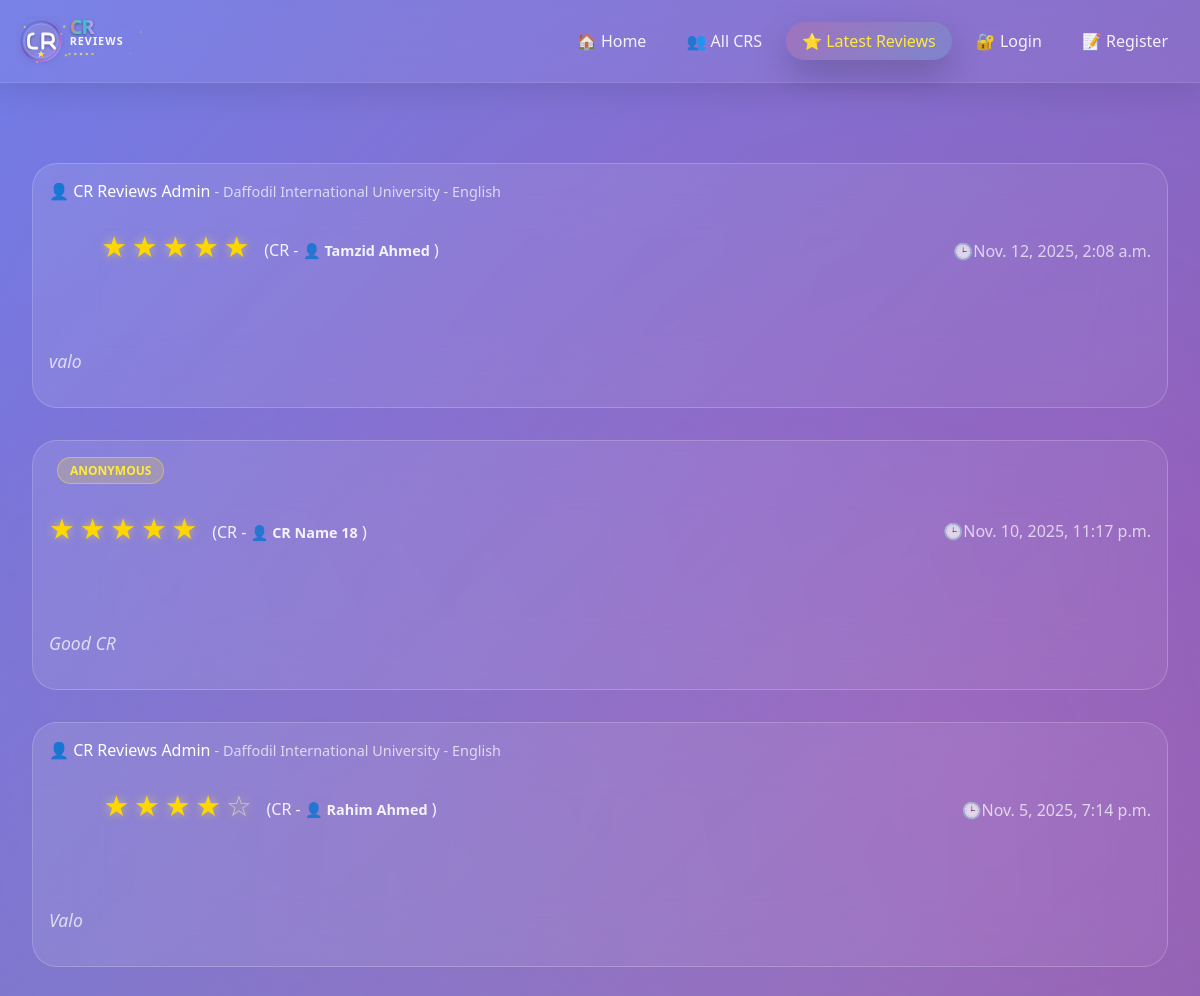
Before: /latest_reviews/ (upper part) with the older database file.
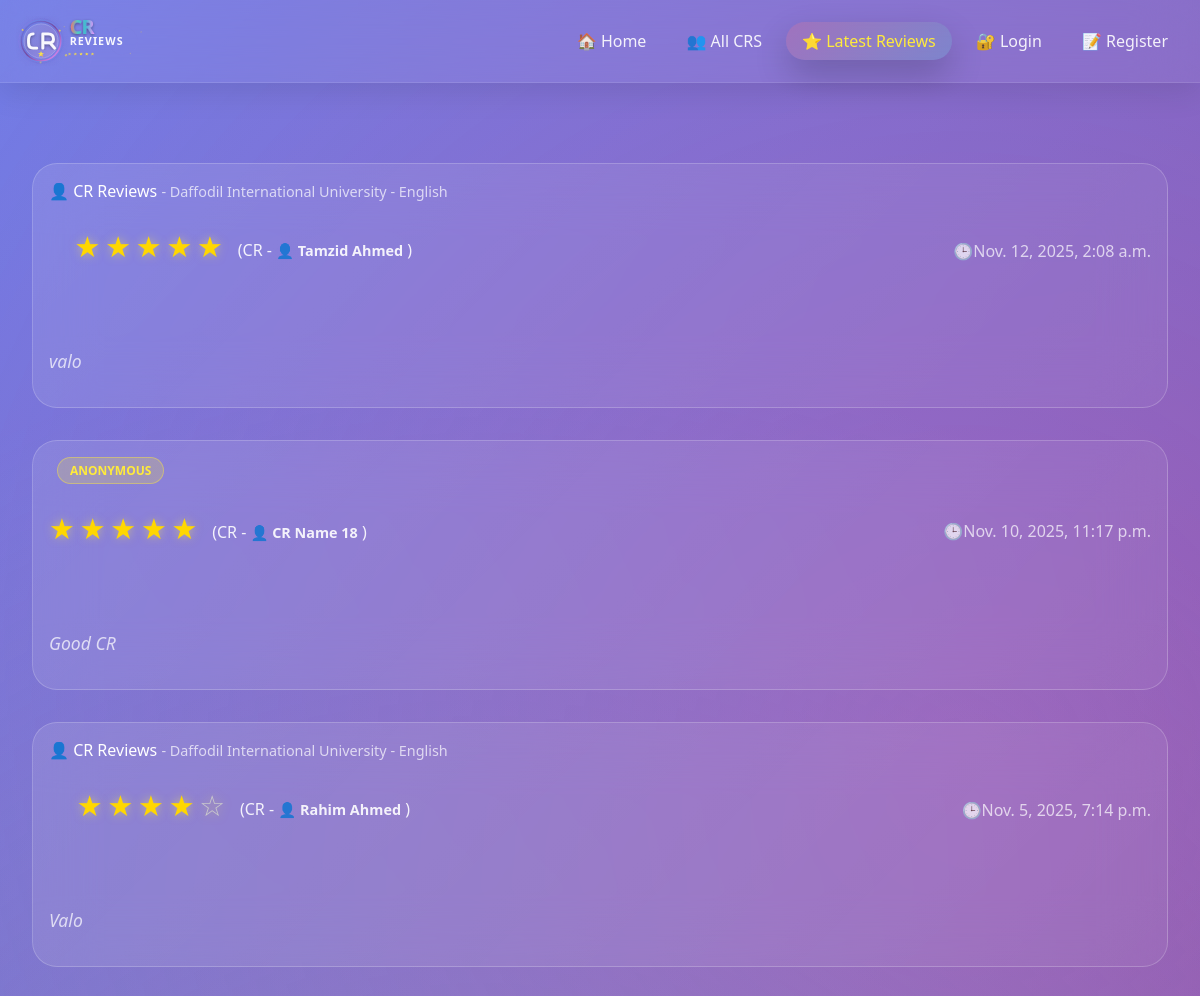
After: the same page with the newer database file.
### cr/models.py (models this page shows, shortened)
class Review(models.Model):
    user = models.ForeignKey('userprofile.User', on_delete=models.CASCADE, related_name='userreviews')
    cr_profile = models.ForeignKey(CrProfile, on_delete=models.CASCADE, related_name='cr_reviews')
    rating = models.PositiveSmallIntegerField()
    description = models.TextField(blank=True, null=True)
    is_anonymous = models.BooleanField(default=False)
    anonymous_name = models.CharField(max_length=100, blank=True, null=True)
    is_approved = models.BooleanField(default=True)  # Auto-approve non-anonymous
    reviewed_by = models.ForeignKey(
        'userprofile.User',
        on_delete=models.SET_NULL,
        null=True,
        blank=True,
        related_name='reviewed_reviews',
        help_text="Admin who approved/rejected this review"
    )
    reviewed_at = models.DateTimeField(null=True, blank=True)
    slug = models.SlugField(unique=True, blank=True)
    created_at = models.DateTimeField(auto_now_add=True)
    updated_at = models.DateTimeField(auto_now=True)
    deleted_at = models.DateTimeField(blank=True, null=True)
    class Meta:
        unique_together = [['user', 'cr_profile']]
        ordering = ['-created_at']

class University(models.Model):
    Public = "Public"
    Private = "Private"
    university_type = [
        (Public,"Public"),
        (Private,"Private"),
    ]
    title =models.CharField(max_length=100,unique=True,blank=False,null=False)
    type =models.CharField(max_length=100,choices=university_type)
    address=models.CharField(max_length=150, blank=True, null=True)
    slug=models.SlugField(max_length=254,blank=True,unique=True)
    created_at=models.DateTimeField(auto_now_add=True,blank=True,null=True)
    updated_at=models.DateTimeField(auto_now=True,blank=True,null=True)
    deleted_at=models.DateTimeField(auto_now=True,blank=True,null=True)
    def __str__(self):
        return self.title

class Department(models.Model):
    title=models.CharField(max_length=100,unique=True,blank=False,null=False)
    code=models.CharField(max_length=20,unique=True,blank=True,null=True)
    slug=models.SlugField(max_length=254,blank=True,unique=True)
    created_at=models.DateTimeField(auto_now_add=True,blank=True,null=True)
    updated_at=models.DateTimeField(auto_now=True,blank=True,null=True)
    deleted_at=models.DateTimeField(auto_now=True,blank=True,null=True)
    def __str__(self):
        return self.title

class CrProfile(models.Model):
    user=models.OneToOneField('userprofile.User', on_delete=models.CASCADE,related_name='user_profile')
    university=models.ForeignKey(University, on_delete=models.CASCADE,related_name='university_crs')
    department=models.ForeignKey(Department, on_delete=models.CASCADE,related_name='department_crs')
    cr_status = models.CharField(
    max_length=20,
    choices=[('Present', 'Present CR'), ('Former', 'Former CR')],
    default='Present'
    )
    profile_picture = models.CharField(max_length=500, null=True, blank=True)
    name = models.CharField(max_length=100)
    gender = models.CharField(choices=[('M', 'Male'), ('F', 'Female')], max_length=10,default='M',blank=True,null=True)
    email = models.EmailField(blank=True, null=True)
    phone = models.CharField(max_length=30, blank=True, null=True)
    st_id = models.CharField(max_length=50, unique=True)
    batch = models.CharField(max_length=20)
    dept_batch = models.CharField(max_length=20 , blank=True, null=True)
    section = models.CharField(max_length=10)
    bio = models.TextField(blank=True, null=True)
    date_of_birth = models.DateField(blank=True, null=True)
    slug = models.SlugField(unique=True, blank=True)
    facebook_url = models.URLField(default='https://www.facebook.com/')
    instagram_url = models.URLField(default='https://www.instagram.com/')
    linkedin_url = models.URLField(default='https://www.linkedin.com/')
    created_at=models.DateTimeField(auto_now_add=True)
    updated_at=models.DateTimeField(auto_now=True)
    deleted_at=models.DateTimeField(auto_now=True,blank=True,null=True)

### userprofile/models.py (models this page shows, shortened)
class User(AbstractBaseUser,PermissionsMixin):
    university=models.ForeignKey(University, on_delete=models.SET_NULL,related_name='university_user',null=True,blank=True)
    department=models.ForeignKey(Department, on_delete=models.SET_NULL,related_name='department_user',null=True,blank=True)
    profile_picture = models.CharField(max_length=500, null=True, blank=True)
    first_name = models.CharField(max_length=50)
    last_name = models.CharField(max_length=50)
    gender = models.CharField(choices=[('M', 'Male'), ('F', 'Female')], max_length=10,default='M',blank=True,null=True)
    email = models.EmailField(unique=True)
    phone=models.CharField(max_length=20,null=True,blank=True)
    date_of_birth=models.DateField(null=True,blank=True)
    student_id=models.CharField(max_length=50,unique=True,null=True,blank=True)
    batch=models.CharField(max_length=20,null=True,blank=True)
    dept_batch = models.CharField(max_length=20 , blank=True, null=True)
    section=models.CharField(max_length=20,null=True,blank=True)
    bio=models.TextField(null=True,blank=True)
    facebook_url=models.URLField(default='https://www.facebook.com/')
    instagram_url=models.URLField(default='https://www.instagram.com/')
    linkedin_url=models.URLField(default='https://www.linkedin.com/')
    role=models.CharField(max_length=20, default='student')
    slug=models.SlugField(blank=True,unique=True)
    is_email_verified = models.BooleanField(default=False)
    email_verification_token = models.UUIDField(blank=True, null=True, editable=False)
    email_verification_token_created = models.DateTimeField(blank=True, null=True)
    password_reset_token = models.UUIDField(null=True, blank=True, editable=False)
    password_reset_token_created = models.DateTimeField(null=True, blank=True)
    is_active = models.BooleanField(default=True)
    is_staff = models.BooleanField(default=False)
    created_at = models.DateTimeField(auto_now_add=True)
    updated_at = models.DateTimeField(auto_now=True)
    deleted_at = models.DateTimeField(blank=True, null=True)
    USERNAME_FIELD = 'email'
    REQUIRED_FIELDS = ['first_name','last_name']
    objects = CustomUserManager()
    def get_full_name(self):
        return f"{self.first_name} {self.last_name}"

### cr/views.py (the view)
# urls.py: path('latest_reviews/',latest_reviews,name='latest_reviews'),
def latest_reviews(request):
    reviews = Review.objects.filter(is_approved=True).order_by('-created_at')
    paginator = Paginator(reviews,10)
    page_number = request.GET.get('page',1)
    try:
        reviews = paginator.page(page_number)
    except PageNotAnInteger:
        reviews = paginator.page(1)
    except EmptyPage:
        reviews = paginator.page(1)
    context={
        'review':reviews,
        'paginator':paginator,
    }
    return render(request,'latest_reviews.html',context)

### templates/latest_reviews.html (shortened to what this page needs)
{% extends 'base.html' %}
{% load  static %}
{% block content %}
    <div id="latest-reviews" class="page">
        <div class="container">
            <div class="section">
                 {% for review in review %}
                <div class="review-card">
                    <div class="review-header">
                        <div>
                    {% if review.is_anonymous %}
                        {% comment %} <span style="color: rgba(255,255,255,0.9);">
                            {{ review.get_reviewer_name }}
                        </span> {% endcomment %}
                    {% elif review.user %}
                        <a href="{% url 'user_view' review.user.slug %}" style="text-decoration: none; font-size: 1rem; color: inherit;">
                            👤 {{ review.user.get_full_name }}
                        </a>
                    {% else %}
                        <span style="color: rgba(255,255,255,0.9);">
                            🕶️ Anonymous User
                        </span>
                    {% endif %}
                {% if not review.is_anonymous and review.user %}
                    {% if review.user.university or review.user.department %}
                        <span style="color: rgba(255,255,255,0.7); font-size: 0.9rem;">
                            -
                            {% if review.user.university %}
                                {{ review.user.university }}
                            {% endif %}
                            {% if review.user.department %}
                                {% if review.user.university %} - {% endif %}
                                {{ review.user.department }}
                            {% endif %}
                        </span>
                    {% endif %}
                {% else %}
                    <span style="display: inline-block; margin-left: 0.5rem; padding: 0.25rem 0.75rem; background: rgba(255, 235, 59, 0.2); border: 1px solid rgba(255, 235, 59, 0.4); border-radius: 20px; font-size: 0.75rem; font-weight: 600; color: #ffeb3b;">
                        ANONYMOUS
                    </span>
                {% endif %}
                            <div class="rating">
                                {% for i in "12345" %} {% if forloop.counter <= review.rating %}
                                <span class="star filled">★</span>
                                {% else %}
                                <span class="star">☆</span>
                                {% endif %}
                                {% endfor %}
                                <span class="review_cr">(CR - <strong><a href="{% url 'cr_profile' review.cr_profile.slug %}" style="text-decoration: none;font-size: 0.9rem; color: inherit;">👤 {{review.cr_profile.name}}</a> </strong>)</span>
                            </div>
                        </div>
                        <div style="color: rgba(255,255,255,0.7); font-weight: 400;">🕒{{review.created_at}}</div>
                    </div>
                    <div class="review-text">
                        {{review.description}}
                    </div>
                </div>
                {% endfor %}
            </div>
        </div>
    </div>
{% endblock content %}

### templates/base.html (shortened to what this page needs)
<!DOCTYPE html>
<html lang="en">
{% load static %}
<head>
    <link rel="stylesheet" href="{% static 'style.css' %}">
    <link rel="stylesheet" href="{% static 'add_cr.css' %}">
    <link rel="stylesheet" href="{% static 'user_dashboard.css' %}">
    <link rel="stylesheet" href="{% static 'edit_user_settings.css' %}">
    <link rel="stylesheet" href="{% static 'footer/about.css' %}">
    <link rel="stylesheet" href="{% static 'footer/developer.css' %}">
    <link rel="stylesheet" href="{% static 'footer/footer.css' %}">
</head>
<body>
<nav class="navbar">
    <div class="nav-container">
        <a href="{% url 'home' %}" style="display: flex; align-items: center; text-decoration: none;">
            <img src="{% static 'logo.svg' %}" alt="CR Reviews" style="height:50px !important; width:auto !important; margin-right:10px;">
        </a>
        <ul class="nav-links">
            <li>
                <a href="{% url 'home' %}" class="nav-link {% if request.resolver_match.url_name == 'home' %}active{% endif %}">
                    🏠 Home
                </a>
            </li>
            <li>
                <a href="{% url 'all_cr' %}" class="nav-link {% if request.resolver_match.url_name == 'all_cr' %}active{% endif %}">
                    👥 All CRS
                </a>
            </li>
            <li>
                <a href="{% url 'latest_reviews' %}" class="nav-link {% if request.resolver_match.url_name == 'latest_reviews' %}active{% endif %}">
                    ⭐ Latest Reviews
                </a>
            </li>
            {% if user.is_authenticated %}
            <li class="user-dropdown">
                <a href="{% url 'user_dashboard' user.slug %}" class="nav-link user-profile-btn">
                    <span class="user-avatar">
                        {% if user.profile_picture %}
                            <img src="{{ user.profile_picture }}" alt="{{ user.name }}" />
                        {% else %}
                            {{ user.first_name|first|upper }}
                        {% endif %}
                    </span>
                    <span class="user-name">{{user.first_name}}</span>
                    <span class="dropdown-arrow">▼</span>
                </a>
                <div class="dropdown-menu">
                    <div class="dropdown-header">
                        <div class="user-avatar-large">
                            {% if user.profile_picture %}
                                <img src="{{ user.profile_picture }}" alt="{{ user.name }}" />
                            {% else %}
                                <span>{{ user.first_name|first|upper }}</span>
                            {% endif %}
                        </div>
                        <div class="user-info">
                            <strong>{{user.first_name}} {{user.last_name}}</strong>
                            <small>{{user.role|capfirst}}</small>
                        </div>
                    </div>
                    <div class="dropdown-divider"></div>
                    {% if user.is_staff %}
                    <a href="{% url 'admin_dashboard' %}" class="dropdown-item">
                        <span class="dropdown-icon">🧭</span>
                        Admin Dashboard
                    </a>
                    {% else %}
                    <a href="{% url 'user_dashboard' user.slug %}" class="dropdown-item">
                        <span class="dropdown-icon">🧭</span>
                        Dashboard
                    </a>
                    {% endif %}
                    <a href="{% url 'view_profile' user.slug %}" class="dropdown-item">
                        <span class="dropdown-icon">👤</span>
                        View Profile
                    </a>
                    <a href="{% url 'add_cr' %}" class="dropdown-item">
                        <span class="dropdown-icon">➕</span>
                        Add New CR
                    </a>
                    <a href="{% url 'settings' %}" class="dropdown-item">
                        <span class="dropdown-icon">⚙️</span>
                        Settings
                    </a>
                    <div class="dropdown-divider"></div>
                    <a href="{% url 'logout' %}" class="dropdown-item logout-btn">
                        <span class="dropdown-icon">🚪</span>
                        Logout
                    </a>
                </div>
            </li>
            {% else %}
            <li>
                <a href="{% url 'login'%}" class="nav-link {% if request.resolver_match.url_name == 'login' %}active{% endif %}">
                    🔐 Login
                </a>
            </li>
            <li>
                <a href="{%url 'registration'%}" class="nav-link {% if request.resolver_match.url_name == 'registration' %}active{% endif %}">
                    📝 Register
                </a>
            </li>
            {% endif %}
        </ul>
    </div>
</nav>
    {% block content %}
    {% endblock content %}
</body>
</html>

### templates/footer_page/footer.html (shortened to what this page needs)
{% load static %}

Changed rows visible on the page:
changed through a linked row, Review "valo": user.get_full_name "CR Reviews Admin" → "CR Reviews"
changed through a linked row, Review "Valo": user.get_full_name "CR Reviews Admin" → "CR Reviews"
